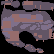

A level layout from a 2D game, rendered from its tile map. Below: a short description, then the map file with its tile-grid data intact:
An orthogonal 54x54 tile map with 1x1 px tiles, 1 tile layer (tiles), 1 hidden layer not drawn, 2 tilesets.

<map version="1.5" tiledversion="1.7.2" orientation="orthogonal" renderorder="right-down" width="54" height="54" tilewidth="1" tileheight="1" infinite="0" nextlayerid="3" nextobjectid="1">
 <tileset firstgid="1" source="mapview_tiles.tsx" />
 <tileset firstgid="1297" source="mapview_small.tsx" />
 <imagelayer id="2" name="background" visible="0">
  <image source="map_images/world.png" width="1296" height="1296" />
 </imagelayer>
 <layer id="1" name="tiles" width="54" height="54">
  <data encoding="csv">
0,0,0,0,0,4,4,4,1,1,2,2,2,0,0,0,1,1,0,0,0,0,0,0,0,0,1,2,0,0,0,0,0,0,0,0,0,0,0,0,0,0,0,0,0,0,0,0,0,0,0,0,0,0,
0,1,2,2,2,2,2,2,2,2,1,4,1,1,2,2,2,2,2,0,0,0,0,2,4,4,4,4,4,4,4,4,4,2,2,2,2,2,2,2,2,1,0,0,0,0,0,0,0,0,0,0,0,0,
0,2,2,2,2,2,2,2,2,2,2,2,2,2,2,2,2,2,2,1,0,0,2,2,4,4,4,4,4,4,4,4,4,2,2,2,2,2,2,2,2,2,2,2,2,2,2,2,2,1,0,0,0,0,
0,2,2,2,2,4,4,4,4,4,4,2,2,2,2,2,2,2,2,2,0,0,2,2,4,4,4,4,4,4,4,4,4,2,2,2,2,2,2,2,2,2,2,2,2,2,2,2,2,2,2,2,2,1,
0,2,2,0,2,4,4,4,4,4,4,2,2,2,2,2,2,2,2,2,0,0,2,4,4,4,4,4,4,4,4,4,4,2,2,2,2,2,2,2,2,2,2,2,2,2,2,2,2,2,2,2,2,2,
0,0,0,0,4,0,0,0,0,0,0,2,2,2,2,2,2,2,2,1,0,0,1,2,2,2,2,2,2,2,2,2,2,2,2,4,2,2,2,2,4,2,2,2,2,2,2,2,2,2,2,2,2,2,
0,0,0,0,4,0,0,0,0,0,0,0,0,2,2,2,2,2,1,0,0,0,0,2,2,2,2,2,2,2,2,2,2,2,2,4,2,2,2,2,4,2,2,2,2,2,2,2,2,2,2,2,2,2,
0,0,0,0,4,0,0,0,0,0,0,0,0,0,1,1,1,1,0,0,0,0,0,2,2,2,2,2,2,2,2,2,2,2,2,4,2,2,2,2,4,2,2,2,2,2,2,2,2,2,2,4,4,2,
0,0,0,1,2,1,0,0,0,0,0,0,0,0,0,0,0,0,0,0,0,0,0,1,2,2,2,2,2,2,2,2,2,2,2,1,2,2,2,2,4,2,2,2,2,2,2,2,2,2,2,4,4,2,
0,0,0,2,2,2,2,1,1,1,0,0,0,0,0,0,0,0,0,0,0,0,0,0,0,2,2,2,2,2,2,2,2,0,0,0,0,0,2,2,2,2,2,2,2,2,2,2,2,2,2,2,4,0,
0,0,0,2,2,2,2,2,2,2,2,2,0,0,0,1,1,2,2,2,2,2,2,2,2,0,0,0,0,0,0,0,0,0,0,0,1,1,0,0,0,0,0,0,0,0,0,0,0,0,0,0,4,0,
0,0,1,2,2,2,2,2,2,2,2,2,2,2,2,2,2,2,2,2,2,2,2,2,2,1,0,0,0,0,0,0,1,2,2,2,2,2,2,4,4,2,2,2,2,1,0,0,0,0,0,0,0,0,
0,0,2,2,2,2,2,2,2,2,2,2,2,2,2,2,2,2,2,2,2,2,2,2,2,2,2,2,2,2,2,2,2,2,2,2,2,2,2,2,2,2,2,2,2,2,2,0,0,0,0,0,0,0,
0,0,2,2,2,2,2,2,2,2,2,2,2,2,2,2,2,2,2,2,2,2,2,2,2,2,2,2,2,2,2,2,2,2,2,2,2,2,2,2,2,2,2,2,2,2,2,2,0,0,0,0,0,0,
0,1,2,2,2,2,2,2,2,2,2,2,4,4,4,4,4,4,4,3,3,3,3,3,3,3,3,3,3,3,3,2,2,2,2,2,3,3,3,3,3,2,2,2,2,2,2,2,2,0,0,0,0,0,
0,2,2,2,2,2,2,2,2,2,2,3,4,4,4,4,4,4,4,3,3,3,3,3,3,3,3,3,3,3,3,4,4,4,4,4,3,3,3,3,3,3,2,2,2,2,2,2,2,2,0,0,0,0,
0,2,2,2,2,2,2,2,2,2,3,3,4,4,4,4,4,4,4,3,3,3,3,3,3,3,3,3,3,3,3,4,4,4,4,4,3,3,3,3,3,3,3,2,2,2,2,2,2,2,0,0,0,0,
0,2,2,2,2,3,3,2,3,3,3,3,4,4,4,4,4,4,4,4,3,3,3,3,3,3,3,3,3,3,3,4,4,4,4,4,3,3,3,3,3,3,3,2,2,2,2,2,2,2,2,0,0,0,
0,2,2,3,3,3,3,3,3,3,3,3,3,3,4,4,4,4,4,4,4,4,4,4,4,4,4,3,3,3,3,4,4,4,4,4,3,3,3,3,3,3,3,2,2,2,2,2,2,2,2,0,0,0,
0,2,2,3,3,3,3,3,3,3,3,3,3,3,4,4,4,4,4,4,4,4,4,4,4,4,4,4,4,4,4,4,3,3,3,3,3,3,3,3,3,3,3,2,2,2,2,2,2,2,2,2,0,0,
0,2,3,3,3,3,3,3,3,3,3,3,3,3,4,4,4,4,4,4,4,4,4,4,4,4,4,4,4,4,4,4,4,4,4,4,4,4,4,4,4,4,4,2,2,2,2,3,3,3,2,2,2,0,
0,2,3,4,4,4,4,4,4,4,4,3,3,3,4,4,4,4,4,4,4,4,4,4,4,4,4,4,4,4,4,4,4,4,4,4,4,4,4,4,4,4,4,2,2,3,3,3,3,3,3,2,2,2,
0,2,3,4,4,4,4,4,4,4,4,3,3,3,3,3,3,3,3,3,2,2,3,3,3,3,3,3,3,3,3,3,3,3,3,2,2,2,2,3,3,3,3,3,3,3,3,3,3,3,3,2,2,2,
0,2,3,4,4,4,4,4,4,4,4,3,3,3,3,3,3,3,3,2,2,2,2,2,2,2,2,2,2,2,2,2,2,2,2,2,3,3,3,2,3,3,2,2,3,3,3,3,2,2,2,2,2,2,
0,2,3,4,4,4,4,4,4,4,4,3,3,3,3,3,3,3,2,2,2,2,2,3,3,3,3,3,3,3,3,2,2,2,2,2,2,2,3,2,2,2,2,2,2,2,2,2,3,3,3,3,3,2,
0,2,3,4,4,4,4,4,4,4,4,3,3,3,3,3,3,2,2,2,2,3,3,3,3,3,3,3,3,3,2,2,2,3,3,3,2,2,3,3,2,3,3,3,3,3,3,4,3,3,3,4,3,1,
0,4,4,4,4,4,4,4,4,4,4,3,3,3,2,2,2,2,2,2,3,3,3,3,3,3,3,3,2,2,2,2,3,3,3,3,3,2,3,3,2,3,3,3,3,3,3,3,3,3,3,3,1,0,
0,4,4,4,4,4,4,4,4,4,4,3,2,2,2,2,2,2,2,2,3,3,3,3,3,3,2,2,2,2,3,3,3,3,3,3,2,2,2,2,2,3,3,3,3,3,3,3,3,3,3,1,1,1,
0,4,4,4,3,3,3,3,3,3,3,3,2,2,2,2,2,2,2,2,2,3,3,3,3,2,2,2,2,2,3,3,3,3,3,2,2,3,3,3,2,3,3,3,3,3,3,3,3,2,2,1,2,2,
0,1,2,3,3,3,3,3,3,3,3,3,2,2,2,2,2,2,2,2,2,2,2,2,2,2,2,2,2,2,3,3,3,3,2,2,3,3,3,2,2,2,3,3,3,3,3,2,2,4,4,4,2,2,
0,1,2,3,3,3,3,3,3,3,3,3,3,2,2,2,2,2,2,2,2,2,2,2,2,2,2,2,2,2,2,2,2,2,2,2,2,2,2,2,2,2,2,2,2,2,2,2,2,4,4,4,2,1,
0,0,4,4,4,4,4,4,4,4,4,4,4,4,4,4,4,4,4,2,2,2,1,0,0,0,0,1,2,2,2,2,2,2,2,2,2,2,2,2,2,2,2,2,2,2,2,2,2,4,4,4,2,0,
0,0,3,3,3,3,3,3,4,4,4,4,4,4,4,4,4,4,4,2,1,0,0,0,0,0,0,0,0,1,2,2,2,2,2,2,2,2,2,2,2,2,2,2,2,2,2,2,2,4,4,4,0,0,
0,0,1,3,3,3,3,3,4,4,4,4,4,4,4,4,4,4,4,1,0,0,0,0,0,0,0,0,0,0,0,1,2,2,4,4,4,2,2,2,2,2,2,2,2,2,2,2,2,4,4,4,1,4,
0,0,0,2,3,3,3,3,3,3,4,4,4,4,4,4,4,4,4,0,0,0,0,0,0,0,0,0,0,0,0,0,2,2,4,4,4,2,2,2,2,2,2,2,2,2,2,2,2,4,4,4,1,4,
0,0,0,0,2,3,3,3,3,3,4,4,4,4,4,4,4,4,4,0,0,0,0,0,0,0,0,0,0,0,0,0,0,2,4,4,4,2,4,4,4,4,2,2,2,2,2,2,2,4,4,4,0,4,
0,0,0,0,1,2,3,3,3,3,4,4,4,4,4,4,4,4,4,0,0,0,0,0,0,0,0,0,0,0,0,0,0,1,2,2,2,2,4,4,4,4,2,2,2,2,2,2,2,4,4,4,4,4,
0,0,0,0,0,2,2,2,3,3,4,4,4,4,4,4,4,4,4,0,0,0,0,0,0,0,0,0,0,0,0,0,0,0,1,2,2,2,2,4,4,4,2,2,2,2,2,2,2,4,4,0,0,4,
0,0,0,0,0,1,2,2,2,2,4,4,4,4,4,4,4,4,4,1,0,0,0,0,0,0,0,0,0,0,0,0,0,0,0,1,2,2,2,2,2,2,2,2,2,2,2,2,2,2,4,4,4,4,
0,0,0,0,0,1,4,4,4,4,4,4,4,4,4,4,4,4,4,1,0,0,0,0,0,0,0,0,0,0,0,0,0,0,0,0,4,4,2,2,2,2,2,2,2,2,2,1,0,0,0,0,0,0,
0,0,0,0,0,0,4,4,4,4,4,4,4,4,4,4,4,4,4,2,1,0,0,0,0,0,0,0,0,0,0,0,0,0,0,0,4,4,0,0,0,0,0,4,0,0,0,0,0,0,0,0,0,0,
0,0,0,0,0,0,0,2,2,2,2,2,2,2,2,2,2,2,2,2,2,1,0,0,0,0,0,0,0,0,0,0,0,0,0,0,0,0,0,0,0,0,0,4,0,0,0,0,0,0,0,0,0,0,
0,0,0,0,0,0,0,0,2,2,2,2,2,2,2,2,2,2,2,2,2,2,2,0,0,0,0,0,0,0,0,0,0,0,0,0,0,0,0,0,0,0,0,0,0,0,0,0,0,0,0,0,0,0,
0,0,0,0,0,0,0,0,0,0,1,2,4,4,2,2,4,4,4,2,2,2,2,2,1,0,0,0,0,0,0,0,0,0,0,0,0,0,0,0,0,0,0,0,0,0,0,0,0,0,0,0,0,0,
0,0,0,0,0,0,0,0,0,0,0,0,1,2,2,2,2,4,4,2,2,2,2,2,2,0,2,2,2,2,1,0,0,0,0,0,0,0,0,0,0,0,0,0,0,0,0,0,0,0,0,0,0,0,
0,0,0,0,0,0,0,0,0,0,0,0,0,1,2,2,2,2,2,2,2,2,2,2,2,1,2,4,4,2,2,4,1,0,0,0,0,0,0,0,0,0,0,0,0,0,0,0,0,0,0,0,0,0,
0,0,0,0,0,0,0,0,0,0,0,0,0,0,0,0,0,1,1,2,2,2,2,2,0,4,4,2,2,2,2,2,2,1,0,0,0,0,0,0,0,0,0,0,0,0,0,0,0,0,0,0,0,0,
0,0,0,0,0,0,0,0,0,0,0,0,0,0,0,0,0,0,0,0,1,1,0,0,2,2,2,2,2,2,2,4,2,2,1,0,0,0,0,0,0,0,0,0,0,0,0,0,0,0,0,0,0,0,
0,0,0,0,0,0,0,0,0,0,0,0,0,0,0,0,0,0,0,0,0,0,0,0,0,2,2,2,2,2,2,2,2,2,2,1,0,2,2,1,1,0,0,0,0,0,0,0,0,0,0,0,0,0,
0,0,0,0,0,0,0,0,0,0,0,0,0,0,0,0,0,0,0,0,0,0,0,0,0,0,1,2,2,2,2,2,4,2,2,4,4,4,4,2,2,2,1,0,0,0,0,0,0,0,0,0,0,0,
0,0,0,0,0,0,0,0,0,0,0,0,0,0,0,0,0,0,0,0,0,0,0,0,0,0,0,0,2,2,2,2,2,2,2,2,0,2,2,2,2,2,4,0,0,0,0,0,0,0,0,0,0,0,
0,0,0,0,0,0,0,0,0,0,0,0,0,0,0,0,0,0,0,0,0,0,0,0,0,0,0,0,0,1,2,2,2,2,2,1,0,2,2,4,4,4,4,4,0,0,0,0,0,0,0,0,0,0,
0,0,0,0,0,0,0,0,0,0,0,0,0,0,0,0,0,0,0,0,0,0,0,0,0,0,0,0,0,0,0,0,0,0,0,0,0,0,2,4,4,4,2,0,0,0,0,0,0,0,0,0,0,0,
0,0,0,0,0,0,0,0,0,0,0,0,0,0,0,0,0,0,0,0,0,0,0,0,0,0,0,0,0,0,0,0,0,0,0,0,0,0,0,0,0,0,0,0,0,0,0,0,0,0,0,0,0,0
</data>
 </layer>
</map>
